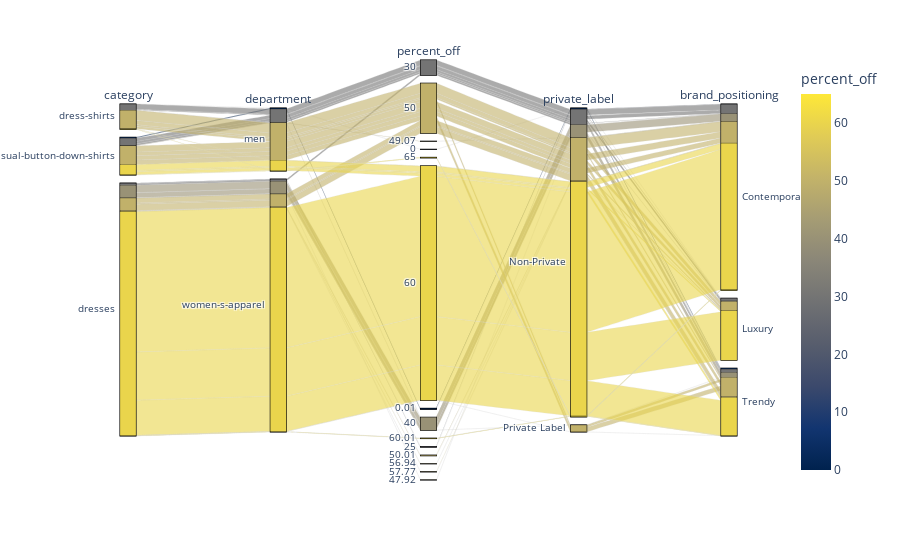

This figure's notebook cell:
### Code cell
import plotly.express as px

fig = px.parallel_categories(saks_full.iloc[:,1:], color="percent_off", color_continuous_scale=px.colors.sequential.Cividis)
fig.show()

### Figure 1 — Plotly figure (JSON) as saved in the notebook; plotly's stock layout.template omitted (floating-point values rounded to 4 significant figures; data arrays with more than 128 entries replaced by an {"elided": "..."} marker saying what was removed)
{"data": [{"dimensions": [{"label": "category", "values": {"elided": "3989 str values"}}, {"label": "department", "values": {"elided": "3989 str values"}}, {"label": "percent_off", "values": {"elided": "3989 float values"}}, {"label": "private_label", "values": {"elided": "3989 str values"}}, {"label": "brand_positioning", "values": {"elided": "3989 str values"}}], "domain": {"x": [0, 1], "y": [0, 1]}, "line": {"color": {"elided": "3989 float values"}, "coloraxis": "coloraxis"}, "name": "", "type": "parcats"}], "layout": {"coloraxis": {"colorbar": {"title": {"text": "percent_off"}}, "colorscale": [[0, "#00224e"], [0.1111, "#123570"], [0.2222, "#3b496c"], [0.3333, "#575d6d"], [0.4444, "#707173"], [0.5556, "#8a8678"], [0.6667, "#a59c74"], [0.7778, "#c3b369"], [0.8889, "#e1cc55"], [1, "#fee838"]]}, "legend": {"tracegroupgap": 0}, "margin": {"t": 60}}}
